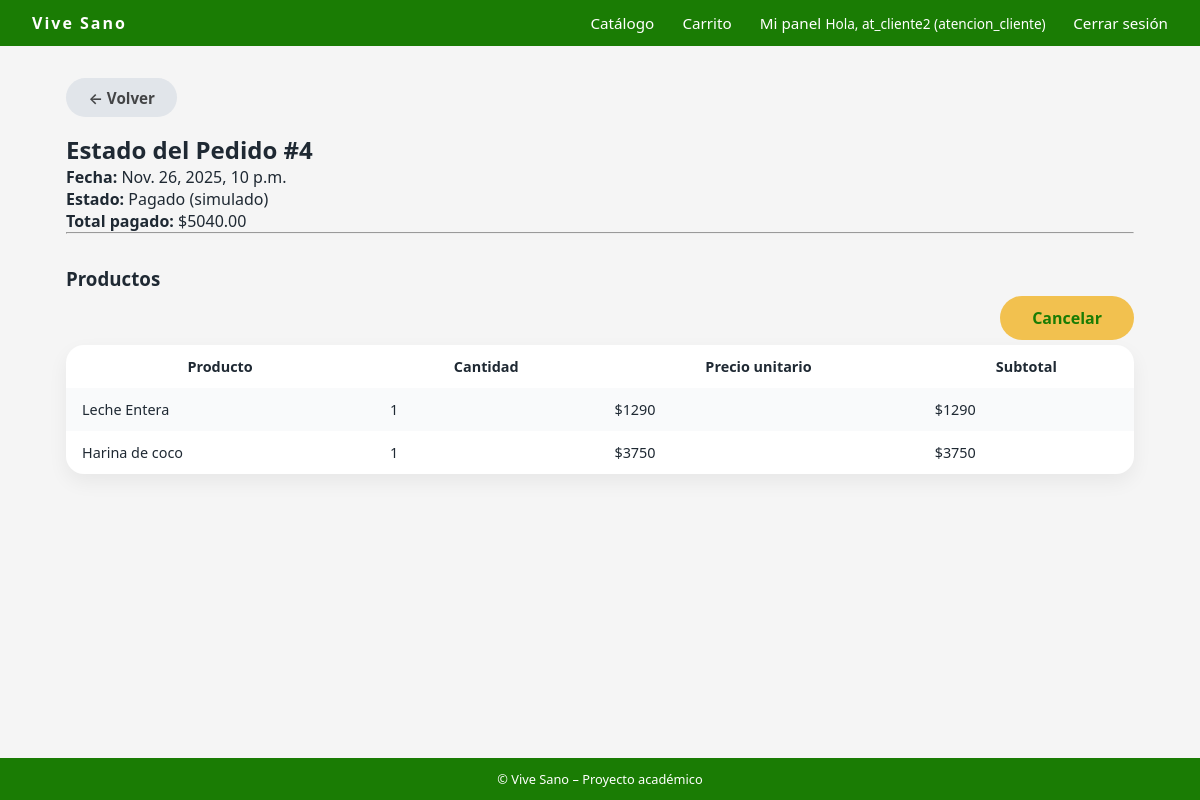
The app's page /productos/pedido/4/ (signed in), older data.
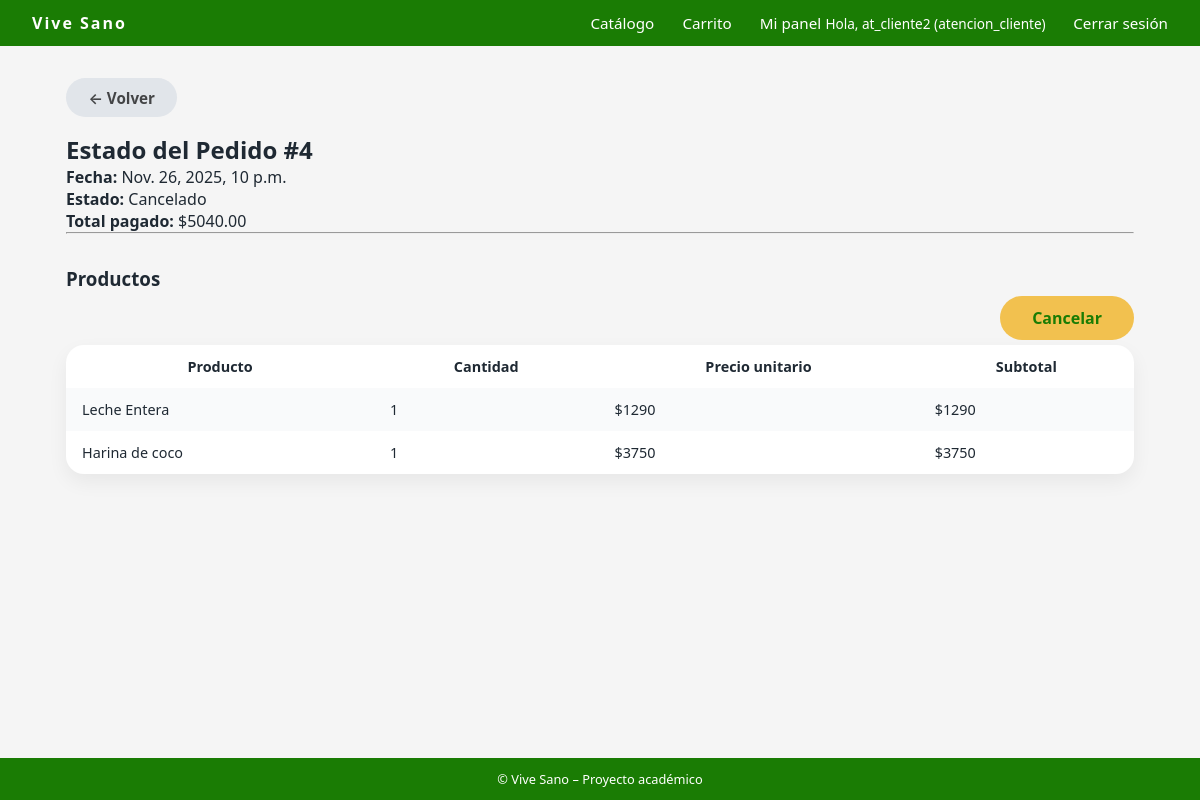
The same page, newer data.
### productos/models.py (models this page shows, shortened)
class Pedido(models.Model):
    ESTADOS = [
        ("pendiente", "Pendiente (sin pago real)"),
        ("pagado", "Pagado (simulado)"),
        ("en camino", "En camino"),
        ("entregado", "Entregado"),
        ("cancelado", "Cancelado"),
        ("modificado", "Modificado"),
    ]
    usuario = models.ForeignKey(settings.AUTH_USER_MODEL, on_delete=models.CASCADE)
    creado = models.DateTimeField(auto_now_add=True)
    actualizado = models.DateTimeField(auto_now=True)
    total = models.DecimalField(max_digits=10, decimal_places=2, default=0)
    estado = models.CharField(max_length=20, choices=ESTADOS, default="pendiente")

### productos/views.py (the view)
# urls.py: path("pedido/<int:pedido_id>/", views.ver_estado_pedido, name="ver_estado_pedido"),
@login_required
def ver_estado_pedido(request, pedido_id):
    pedido = get_object_or_404(Pedido, id=pedido_id, usuario=request.user)
    items = PedidoItem.objects.filter(pedido=pedido)
    context = {
        "pedido": pedido,
        "items": items,
    }
    return render(request, "productos/pedido_detalle.html", context)

### productos/models.py (called while the page is built)
    def subtotal(self):
        return self.cantidad * self.precio_unitario

### productos/templates/productos/pedido_detalle.html (shortened to what this page needs)
{% extends 'core/base.html' %}
{% block content %}
<div class="container">
    <a href="{% url 'mis_pedidos' %}" class="btn btn-secondary"
   style="
        display: inline-flex;
        align-items: center;
        gap: 6px;
        text-decoration: none;
        color: #000000b3;
        font-weight: 600;
        margin-bottom: 1rem;
   ">
    ← Volver
    </a>
    <h2>Estado del Pedido #{{ pedido.id }}</h2>
    <p><strong>Fecha:</strong> {{ pedido.creado }}</p>
    <p><strong>Estado:</strong> {{ pedido.get_estado_display }}</p>
    <p><strong>Total pagado:</strong> ${{ pedido.total }}</p>
    <hr>
        <h3>Productos</h3>
            <table class="cart-table">
                <tr>
                    <th>Producto</th>
                    <th>Cantidad</th>
                    <th>Precio unitario</th>
                    <th>Subtotal</th>
                </tr>
                {% for item in items %}
                <tr>
                    <td>{{ item.producto.nombre }}</td>
                    <td>{{ item.cantidad }}</td>
                    <td>${{ item.precio_unitario }}</td>
                    <td>${{ item.subtotal }}</td>
                </tr>
                {% endfor %}
                <div style="margin-top:1rem; text-align:right;">
                    <a href="{% url 'cancelar_pedido' pedido.id %}" class="btn-primary btn-danger"
                        onclick="return confirm('¿Estás seguro que quieres cancelar este pedido?');">
                        Cancelar
                    </a>
                </div>
            </table>
</div>
{% endblock %}

Row changes from the older to the newer data that the page shows:
changed Pedido id 4: estado "Pagado (simulado)" → "Cancelado"
